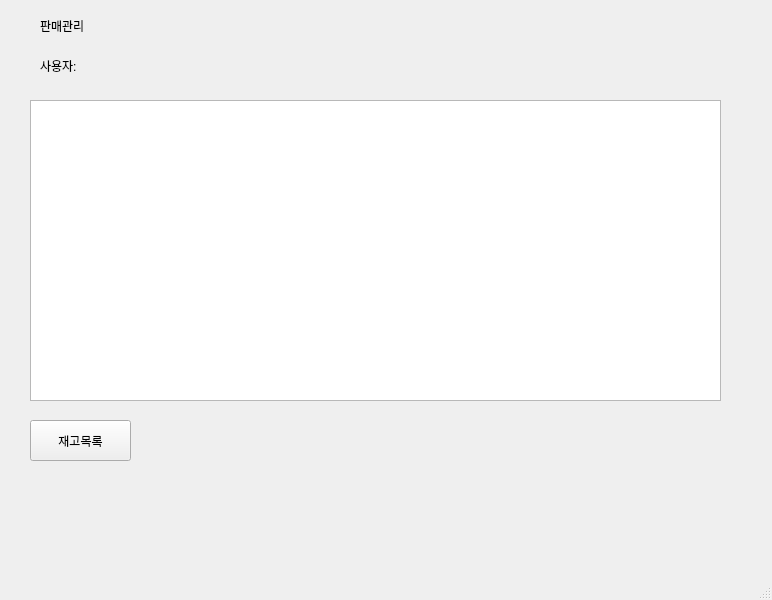
<?xml version="1.0" encoding="UTF-8"?>
<ui version="4.0">
 <class>MainWindow</class>
 <widget class="QMainWindow" name="MainWindow">
  <property name="geometry">
   <rect>
    <x>0</x>
    <y>0</y>
    <width>772</width>
    <height>600</height>
   </rect>
  </property>
  <property name="windowTitle">
   <string>MainWindow</string>
  </property>
  <widget class="QWidget" name="centralwidget">
   <widget class="QLabel" name="label">
    <property name="geometry">
     <rect>
      <x>40</x>
      <y>10</y>
      <width>81</width>
      <height>31</height>
     </rect>
    </property>
    <property name="text">
     <string>판매관리</string>
    </property>
   </widget>
   <widget class="QLabel" name="label_username">
    <property name="geometry">
     <rect>
      <x>40</x>
      <y>50</y>
      <width>81</width>
      <height>31</height>
     </rect>
    </property>
    <property name="text">
     <string>사용자:</string>
    </property>
   </widget>
   <widget class="QTableWidget" name="tableWidget">
    <property name="geometry">
     <rect>
      <x>30</x>
      <y>100</y>
      <width>691</width>
      <height>301</height>
     </rect>
    </property>
    <property name="horizontalScrollBarPolicy">
     <enum>Qt::ScrollBarAlwaysOff</enum>
    </property>
    <property name="verticalScrollMode">
     <enum>QAbstractItemView::ScrollPerItem</enum>
    </property>
   </widget>
   <widget class="QPushButton" name="btn_addinven_2">
    <property name="geometry">
     <rect>
      <x>30</x>
      <y>420</y>
      <width>101</width>
      <height>41</height>
     </rect>
    </property>
    <property name="text">
     <string>재고목록</string>
    </property>
   </widget>
  </widget>
  <widget class="QMenuBar" name="menubar">
   <property name="geometry">
    <rect>
     <x>0</x>
     <y>0</y>
     <width>772</width>
     <height>21</height>
    </rect>
   </property>
  </widget>
  <widget class="QStatusBar" name="statusbar"/>
 </widget>
 <resources/>
 <connections/>
</ui>
